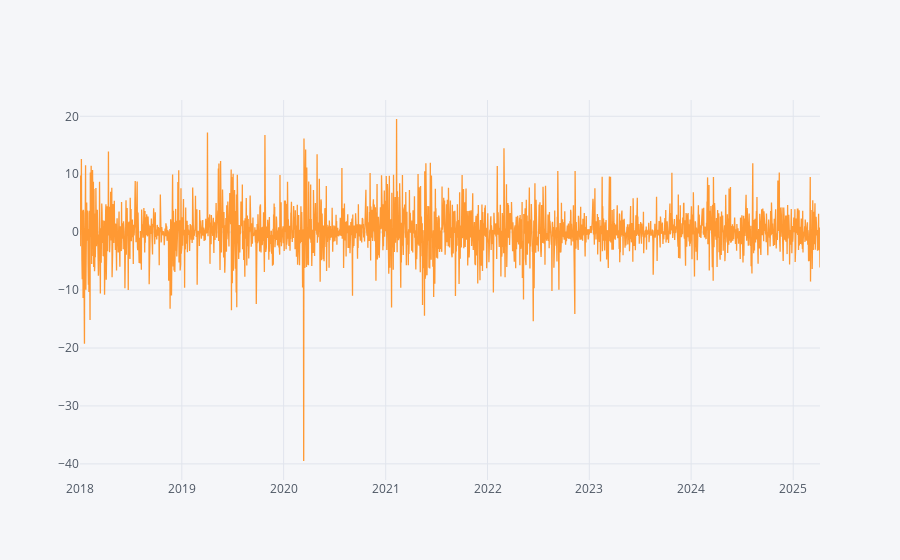

Write notebook code for a chart like this one.
### Code cell
bit_coin1d_log['Open_pct_change'].iplot()

### Figure 1 — Plotly figure (JSON) as saved in the notebook; plotly's stock layout.template omitted (floating-point values rounded to 4 significant figures; data arrays with more than 128 entries replaced by an {"elided": "..."} marker saying what was removed)
{"data": [{"line": {"color": "rgba(255, 153, 51, 1.0)", "dash": "solid", "shape": "linear", "width": 1.3}, "mode": "lines", "name": "Open_pct_change", "text": "", "type": "scatter", "x": {"elided": "2654 str values"}, "y": {"elided": "2654 mixed values"}}], "layout": {"autosize": true, "legend": {"bgcolor": "#F5F6F9", "font": {"color": "#4D5663"}}, "paper_bgcolor": "#F5F6F9", "plot_bgcolor": "#F5F6F9", "title": {"font": {"color": "#4D5663"}}, "xaxis": {"autorange": true, "gridcolor": "#E1E5ED", "range": ["2018-01-01", "2025-04-07"], "showgrid": true, "tickfont": {"color": "#4D5663"}, "title": {"font": {"color": "#4D5663"}, "text": ""}, "type": "date", "zerolinecolor": "#E1E5ED"}, "yaxis": {"autorange": true, "gridcolor": "#E1E5ED", "range": [-42.79, 22.82], "showgrid": true, "tickfont": {"color": "#4D5663"}, "title": {"font": {"color": "#4D5663"}, "text": ""}, "type": "linear", "zerolinecolor": "#E1E5ED"}}}
